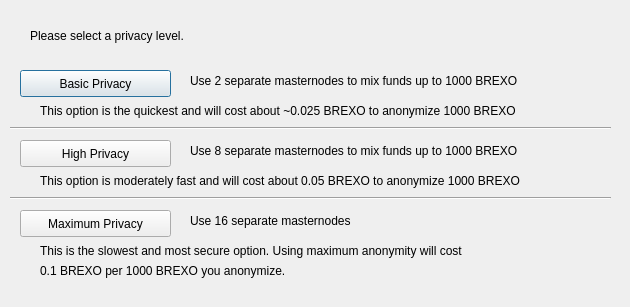
<?xml version="1.0" encoding="UTF-8"?>
<ui version="4.0">
 <class>DarksendConfig</class>
 <widget class="QDialog" name="DarksendConfig">
  <property name="geometry">
   <rect>
    <x>0</x>
    <y>0</y>
    <width>630</width>
    <height>307</height>
   </rect>
  </property>
  <property name="windowTitle">
   <string>Configure PrivateSend</string>
  </property>
  <widget class="QPushButton" name="buttonBasic">
   <property name="geometry">
    <rect>
     <x>20</x>
     <y>70</y>
     <width>151</width>
     <height>27</height>
    </rect>
   </property>
   <property name="text">
    <string>Basic Privacy</string>
   </property>
  </widget>
  <widget class="QPushButton" name="buttonHigh">
   <property name="geometry">
    <rect>
     <x>20</x>
     <y>140</y>
     <width>151</width>
     <height>27</height>
    </rect>
   </property>
   <property name="text">
    <string>High Privacy</string>
   </property>
  </widget>
  <widget class="QPushButton" name="buttonMax">
   <property name="geometry">
    <rect>
     <x>20</x>
     <y>210</y>
     <width>151</width>
     <height>27</height>
    </rect>
   </property>
   <property name="text">
    <string>Maximum Privacy</string>
   </property>
  </widget>
  <widget class="QLabel" name="label">
   <property name="geometry">
    <rect>
     <x>30</x>
     <y>20</y>
     <width>571</width>
     <height>31</height>
    </rect>
   </property>
   <property name="text">
    <string>Please select a privacy level.</string>
   </property>
  </widget>
  <widget class="QLabel" name="label_2">
   <property name="geometry">
    <rect>
     <x>190</x>
     <y>70</y>
     <width>421</width>
     <height>21</height>
    </rect>
   </property>
   <property name="text">
    <string>Use 2 separate masternodes to mix funds up to 1000 BREXO</string>
   </property>
  </widget>
  <widget class="QLabel" name="label_3">
   <property name="geometry">
    <rect>
     <x>190</x>
     <y>140</y>
     <width>411</width>
     <height>21</height>
    </rect>
   </property>
   <property name="text">
    <string>Use 8 separate masternodes to mix funds up to 1000 BREXO</string>
   </property>
  </widget>
  <widget class="QLabel" name="label_4">
   <property name="geometry">
    <rect>
     <x>190</x>
     <y>210</y>
     <width>421</width>
     <height>21</height>
    </rect>
   </property>
   <property name="text">
    <string>Use 16 separate masternodes</string>
   </property>
  </widget>
  <widget class="QLabel" name="label_6">
   <property name="geometry">
    <rect>
     <x>40</x>
     <y>100</y>
     <width>561</width>
     <height>21</height>
    </rect>
   </property>
   <property name="text">
    <string>This option is the quickest and will cost about ~0.025 BREXO to anonymize 1000 BREXO</string>
   </property>
  </widget>
  <widget class="QLabel" name="label_7">
   <property name="geometry">
    <rect>
     <x>40</x>
     <y>170</y>
     <width>561</width>
     <height>21</height>
    </rect>
   </property>
   <property name="text">
    <string>This option is moderately fast and will cost about 0.05 BREXO to anonymize 1000 BREXO</string>
   </property>
  </widget>
  <widget class="QLabel" name="label_8">
   <property name="geometry">
    <rect>
     <x>40</x>
     <y>240</y>
     <width>561</width>
     <height>21</height>
    </rect>
   </property>
   <property name="text">
    <string>This is the slowest and most secure option. Using maximum anonymity will cost</string>
   </property>
  </widget>
  <widget class="QLabel" name="label_9">
   <property name="geometry">
    <rect>
     <x>40</x>
     <y>260</y>
     <width>561</width>
     <height>21</height>
    </rect>
   </property>
   <property name="text">
    <string>0.1 BREXO per 1000 BREXO you anonymize.</string>
   </property>
  </widget>
  <widget class="Line" name="line">
   <property name="geometry">
    <rect>
     <x>10</x>
     <y>120</y>
     <width>601</width>
     <height>16</height>
    </rect>
   </property>
   <property name="orientation">
    <enum>Qt::Horizontal</enum>
   </property>
  </widget>
  <widget class="Line" name="line_2">
   <property name="geometry">
    <rect>
     <x>10</x>
     <y>190</y>
     <width>601</width>
     <height>16</height>
    </rect>
   </property>
   <property name="orientation">
    <enum>Qt::Horizontal</enum>
   </property>
  </widget>
 </widget>
 <resources/>
 <connections/>
</ui>
